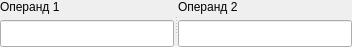
       <widget class="QSplitter" name="splitter">
        <property name="orientation">
         <enum>Qt::Horizontal</enum>
        </property>
        <widget class="QWidget" name="layoutWidget_3">
         <layout class="QVBoxLayout" name="verticalLayout_4">
          <item>
           <widget class="QLabel" name="label_3">
            <property name="text">
             <string>Операнд 1</string>
            </property>
           </widget>
          </item>
          <item>
           <widget class="QLineEdit" name="op1Line">
            <property name="sizePolicy">
             <sizepolicy hsizetype="Expanding" vsizetype="Maximum">
              <horstretch>0</horstretch>
              <verstretch>0</verstretch>
             </sizepolicy>
            </property>
            <property name="minimumSize">
             <size>
              <width>100</width>
              <height>27</height>
             </size>
            </property>
            <property name="font">
             <font>
              <family>Courier</family>
              <pointsize>12</pointsize>
              <weight>50</weight>
              <bold>false</bold>
              <stylestrategy>PreferDefault</stylestrategy>
              <kerning>false</kerning>
             </font>
            </property>
            <property name="inputMask">
             <string/>
            </property>
            <property name="text">
             <string/>
            </property>
           </widget>
          </item>
         </layout>
        </widget>
        <widget class="QWidget" name="layoutWidget_4">
         <layout class="QVBoxLayout" name="_3">
          <item>
           <widget class="QLabel" name="label_4">
            <property name="text">
             <string>Операнд 2</string>
            </property>
           </widget>
          </item>
          <item>
           <widget class="QLineEdit" name="op2Line">
            <property name="sizePolicy">
             <sizepolicy hsizetype="Expanding" vsizetype="Maximum">
              <horstretch>0</horstretch>
              <verstretch>0</verstretch>
             </sizepolicy>
            </property>
            <property name="minimumSize">
             <size>
              <width>100</width>
              <height>27</height>
             </size>
            </property>
            <property name="font">
             <font>
              <family>Courier</family>
              <pointsize>12</pointsize>
              <weight>50</weight>
              <bold>false</bold>
              <stylestrategy>PreferDefault</stylestrategy>
              <kerning>false</kerning>
             </font>
            </property>
           </widget>
          </item>
         </layout>
        </widget>
       </widget>
